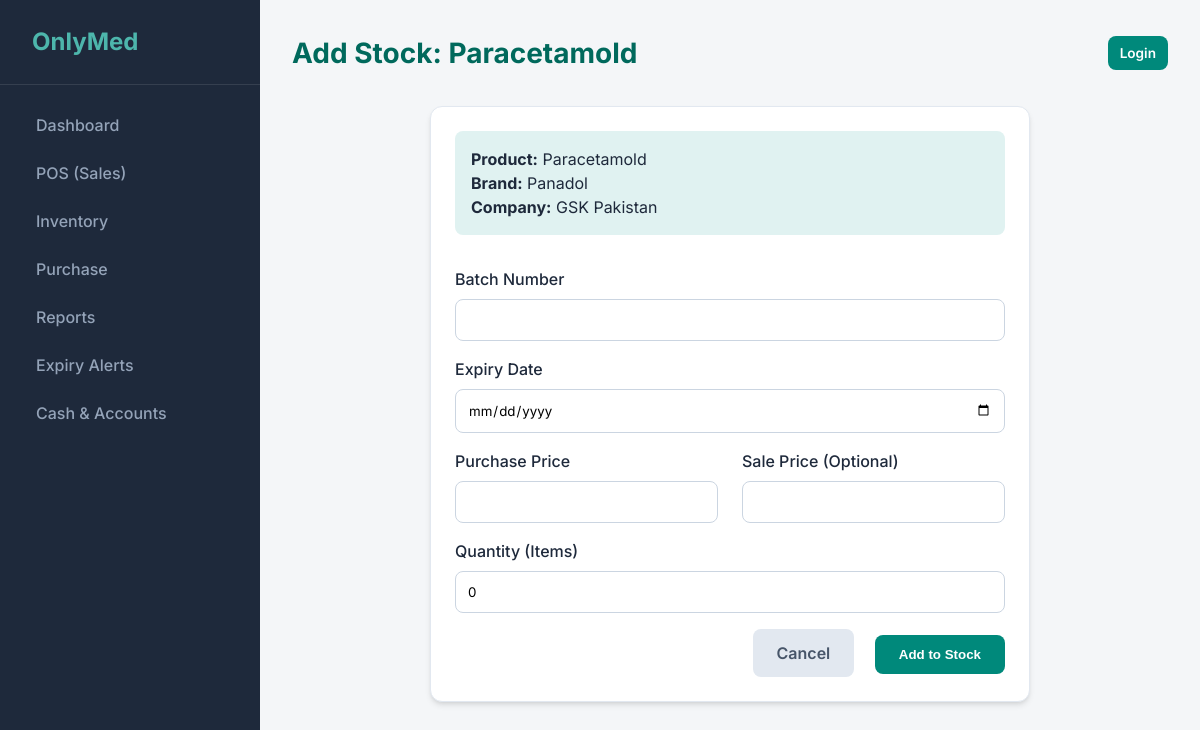
/inventory/products/1/add-stock/, run on the app's committed database.
### inventory/models.py (models this page shows, shortened)
class Product(models.Model):
    brand = models.ForeignKey(Brand, on_delete=models.CASCADE, related_name='products')
    name = models.CharField(max_length=200, help_text="Generic Name")
    category = models.ForeignKey(Category, on_delete=models.CASCADE, related_name='products')
    company = models.CharField(max_length=100, blank=True, help_text="Company Name")
    description = models.TextField(blank=True)
    tax_percentage = models.DecimalField(max_digits=5, decimal_places=2, default=0.0, help_text="Tax percentage (0 to 100)")
    created_at = models.DateTimeField(auto_now_add=True)
    updated_at = models.DateTimeField(auto_now=True)

class Brand(models.Model):
    name = models.CharField(max_length=100)

### inventory/views.py (the view)
# urls.py: path('products/<int:pk>/add-stock/', views.add_stock, name='add_stock'),
def add_stock(request, pk):
    product = get_object_or_404(Product, pk=pk)
    if request.method == 'POST':
        form = BatchForm(request.POST)
        if form.is_valid():
            batch = form.save(commit=False)
            batch.product = product
            batch.save()
            messages.success(request, f'Stock added to {product.name} successfully.')
            return redirect('product_list')
    else:
        form = BatchForm()
    return render(request, 'inventory/batch_form.html', {'form': form, 'product': product})

### inventory/forms.py
class BatchForm(forms.ModelForm):
    class Meta:
        model = Batch
        fields = ['batch_number', 'expiry_date', 'purchase_price', 'sale_price', 'quantity']
        widgets = {
            'batch_number': forms.TextInput(attrs={'class': 'form-control'}),
            'expiry_date': forms.DateInput(attrs={'class': 'form-control', 'type': 'date'}),
            'purchase_price': forms.NumberInput(attrs={'class': 'form-control', 'step': '0.01'}),
            'sale_price': forms.NumberInput(attrs={'class': 'form-control', 'step': '0.01'}),
            'quantity': forms.NumberInput(attrs={'class': 'form-control'}),
        }

### templates/inventory/batch_form.html (shortened to what this page needs)
{% extends 'base.html' %}
{% block page_title %}Add Stock: {{ product.name }}{% endblock %}
{% block content %}
<div class="card" style="max-width: 600px; margin: 0 auto;">
    <div style="margin-bottom: 2rem; background: #e0f2f1; padding: 1rem; border-radius: 8px;">
        <strong>Product:</strong> {{ product.name }}<br>
        <strong>Brand:</strong> {{ product.brand.name }}<br>
        <strong>Company:</strong> {{ product.company }}
    </div>
    <form method="post">
        <div class="form-group">
            <label for="{{ form.batch_number.id_for_label }}">Batch Number</label>
            {{ form.batch_number }}
        </div>
        <div class="form-group">
            <label for="{{ form.expiry_date.id_for_label }}">Expiry Date</label>
            {{ form.expiry_date }}
        </div>
        <div class="grid-2">
            <div class="form-group">
                <label for="{{ form.purchase_price.id_for_label }}">Purchase Price</label>
                {{ form.purchase_price }}
            </div>
            <div class="form-group">
                <label for="{{ form.sale_price.id_for_label }}">Sale Price (Optional)</label>
                {{ form.sale_price }}
            </div>
        </div>
        <div class="form-group">
            <label for="{{ form.quantity.id_for_label }}">Quantity (Items)</label>
            {{ form.quantity }}
        </div>
        <div class="mt-4 text-right">
            <a href="{% url 'product_list' %}" class="btn"
                style="background: #e2e8f0; color: #475569; margin-right: 1rem;">Cancel</a>
            <button type="submit" class="btn btn-primary">Add to Stock</button>
        </div>
    </form>
</div>
{% endblock %}

### static/css/style.css (style rules this page uses)
:root { --primary: #00897b; --primary-dark: #00695c; --secondary: #4db6ac; --accent: #ffb74d; --bg-body: #f4f6f8; --bg-card: #ffffff; --bg-sidebar: #1e293b; --text-main: #1e293b; --text-muted: #64748b; --text-light: #f1f5f9; --radius: 12px; --shadow: 0 4px 6px -1px rgb(0 0 0 / 0.1), 0 2px 4px -2px rgb(0 0 0 / 0.1); --shadow-lg: 0 10px 15px -3px rgb(0 0 0 / 0.1), 0 4px 6px -4px rgb(0 0 0 / 0.1); }
* { box-sizing: border-box; margin: 0; padding: 0; }
body { font-family: 'Inter', system-ui, -apple-system, sans-serif; background-color: var(--bg-body); color: var(--text-main); line-height: 1.5; display: flex; min-height: 100vh; }
.card { background: var(--bg-card); border-radius: var(--radius); padding: 1.5rem; box-shadow: var(--shadow); margin-bottom: 1.5rem; border: 1px solid #e2e8f0; }
.grid-2 { display: grid; grid-template-columns: repeat(2, 1fr); gap: 1.5rem; }
.btn { display: inline-flex; align-items: center; justify-content: center; padding: 0.75rem 1.5rem; border-radius: 8px; font-weight: 600; cursor: pointer; border: none; transition: transform 0.1s; text-decoration: none; gap: 0.5rem; }
.btn-primary { background: var(--primary); color: white; }
.form-group { margin-bottom: 1rem; }
label { display: block; margin-bottom: 0.5rem; font-weight: 500; color: var(--text-main); }
input, select, textarea { width: 100%; padding: 0.75rem; border: 1px solid #cbd5e1; border-radius: 8px; font-family: inherit; transition: border-color 0.2s; }
.text-right { text-align: right; }
.mt-4 { margin-top: 1rem; }

### data on the page
Product: name "Paracetamold", brand.name "Panadol", company "GSK Pakistan"
